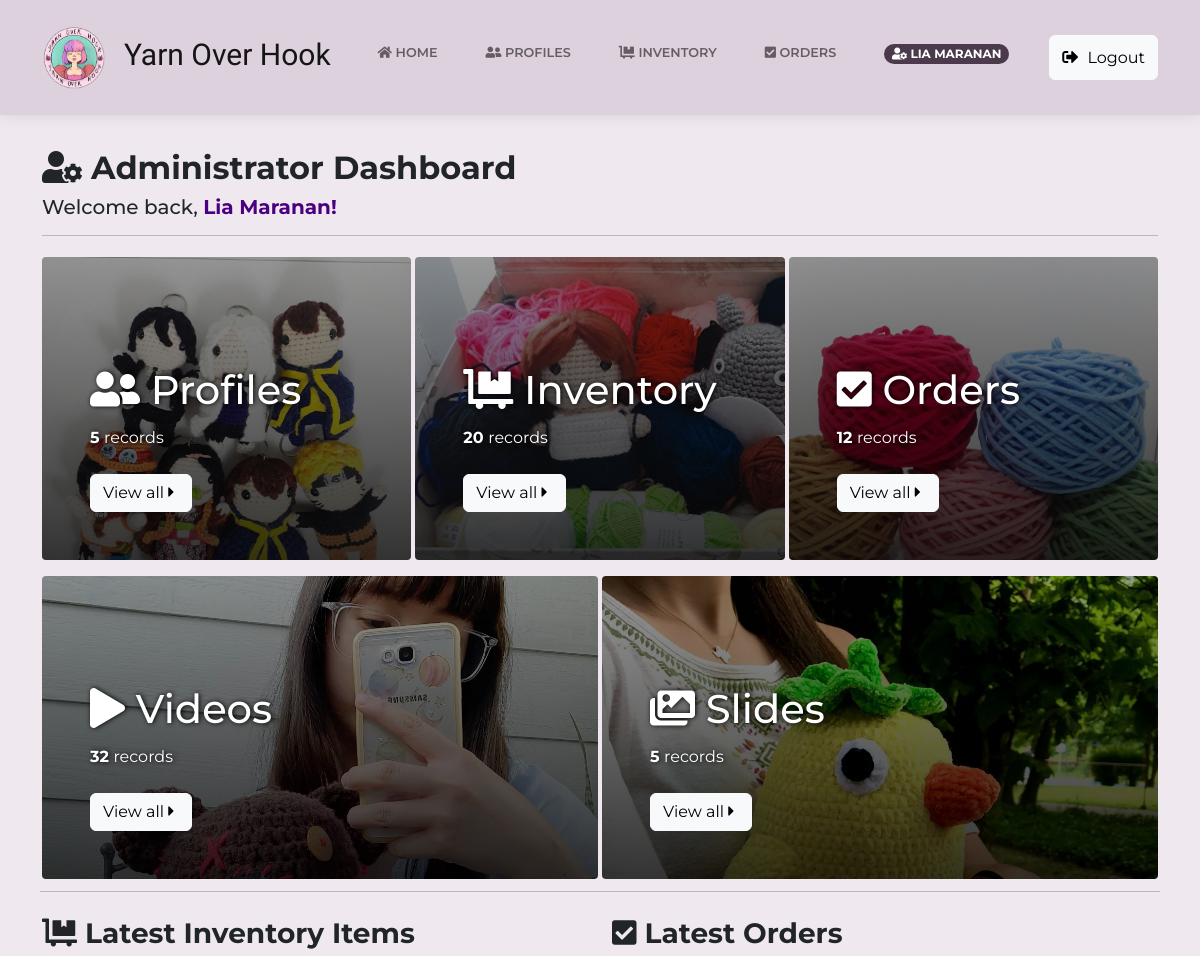
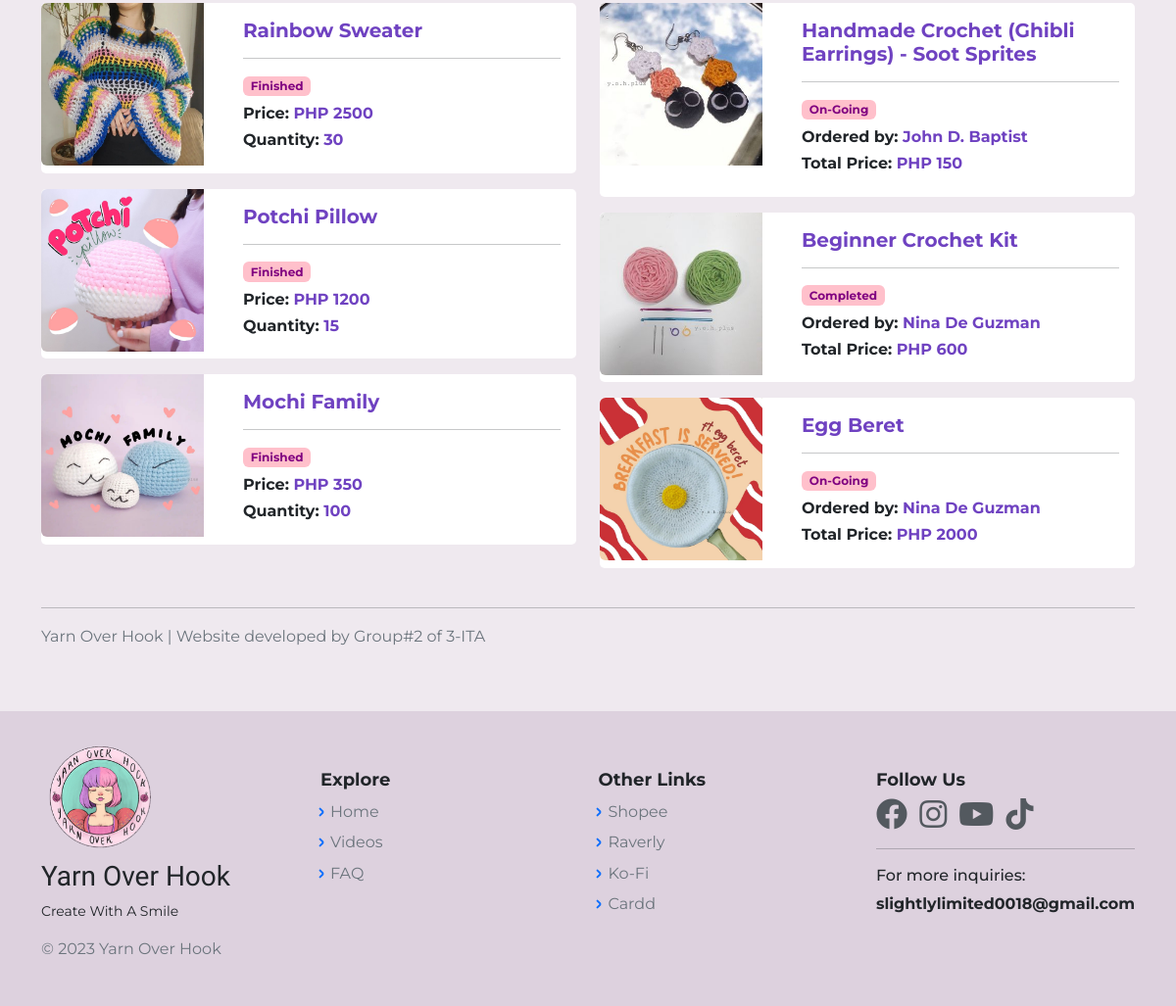
Screenshot of / (signed in) with the database file from the repository (2 pictures, top to bottom).
### tables this page shows
CREATE TABLE `inventory_db` (
  `id` bigint(20) NOT NULL,
  `ItemID` bigint(20) NOT NULL,
  `ItemName` varchar(100) NOT NULL,
  `ItemImg` varchar(255) NOT NULL,
  `ItemDesc` text NOT NULL,
  `ItemType` varchar(255) NOT NULL,
  `TypeID` int(11) NOT NULL,
  `ItemPrice` int(12) NOT NULL,
  `ItemQty` int(12) NOT NULL,
  `created_at` timestamp NOT NULL DEFAULT current_timestamp() ON UPDATE current_timestamp()
);

CREATE TABLE `orders_db` (
  `OrderID` bigint(20) NOT NULL,
  `ItemID` bigint(20) NOT NULL,
  `c_id` bigint(12) NOT NULL,
  `cust_status` int(11) NOT NULL DEFAULT 1,
  `OrderQty` int(11) NOT NULL,
  `OrderType` varchar(255) NOT NULL,
  `TypeID` int(11) NOT NULL,
  `OrderDate` timestamp NOT NULL DEFAULT current_timestamp() ON UPDATE current_timestamp(),
  `PaymentDue` date DEFAULT NULL,
  `OrderTotal` int(12) NOT NULL,
  `proof_img` varchar(255) NOT NULL,
  `p_mode` varchar(255) NOT NULL,
  `tracking_no` varchar(255) NOT NULL,
  `courier_id` varchar(255) NOT NULL,
  `pay_status` varchar(255) NOT NULL,
  `MaterialUsed` varchar(150) NOT NULL,
  `MaterialQty` int(20) NOT NULL
);

CREATE TABLE `cust_profile` (
  `id` bigint(20) NOT NULL,
  `c_id` bigint(12) NOT NULL,
  `c_name` varchar(60) NOT NULL,
  `c_label` varchar(255) NOT NULL,
  `region` varchar(60) NOT NULL,
  `city` varchar(60) NOT NULL,
  `street` varchar(60) NOT NULL,
  `barangay` varchar(60) NOT NULL,
  `phone_no` varchar(20) NOT NULL,
  `zip_code` int(12) NOT NULL,
  `unit_no` int(11) NOT NULL,
  `date` timestamp NOT NULL DEFAULT current_timestamp() ON UPDATE current_timestamp(),
  `address` varchar(150) NOT NULL,
  `login_id` bigint(12) NOT NULL,
  `unique_id` int(5) NOT NULL DEFAULT 1,
  `cust_status` int(1) NOT NULL DEFAULT 0
);

### index.php (called while the page is built)
<?php
	require 'HomePage.php';
?>

### views/admin_dashboard.php (the view, shortened to what this page needs)
<?php
    $profile_count = "SELECT COUNT(*) FROM cust_profile WHERE cust_status='1'";
    $result_prof = mysqli_query($con, $profile_count);
    $profiles = mysqli_fetch_array($result_prof)[0];
    $inventory_count = "SELECT COUNT(*) FROM inventory_db";
    $result_inv = mysqli_query($con, $inventory_count);
    $inventory = mysqli_fetch_array($result_inv)[0];
    $order_count = "SELECT COUNT(*) FROM orders_db";
    $result_order = mysqli_query($con, $order_count);
    $orders = mysqli_fetch_array($result_order)[0];
    $video_count = "SELECT COUNT(*) FROM videos";
    $result_vid = mysqli_query($con, $video_count);
    $videos = mysqli_fetch_array($result_vid)[0];
    $slide_count = "SELECT COUNT(*) FROM slides";
    $result_slide = mysqli_query($con, $slide_count);
    $slides = mysqli_fetch_array($result_slide)[0];
    $item_inv = "SELECT * FROM inventory_db ORDER BY ItemID DESC LIMIT 3";
	$result_inv2 = mysqli_query($con, $item_inv);
	$latest_inv = mysqli_fetch_all($result_inv2, MYSQLI_ASSOC);
    $item_order = "SELECT * FROM orders_db INNER JOIN inventory_db
    ON orders_db.ItemID = inventory_db.ItemID INNER JOIN cust_profile
    ON orders_db.c_id = cust_profile.c_id
    WHERE cust_profile.cust_status = '1' ORDER BY OrderID DESC LIMIT 3";
	$result_order2 = mysqli_query($con, $item_order);
	$latest_order = mysqli_fetch_all($result_order2, MYSQLI_ASSOC);
?>
<div class="container my-5">
    <div class="admin-welcome mt-3">
        <h2><strong> <i class="fas fa-user-cog"></i> Administrator Dashboard </strong></h2>
        <h5> Welcome back, <span style="color:indigo; font-weight:bold;"><?php echo $_SESSION['cust_name']; ?>!</h5><hr>
    </div>
    <div class="row justify-content-center g-1">
        <div class="col-md-4 my-2">
            <div class="h-100 p-5 text-white bg-dark rounded-1 yoh-card-ins" style="background-image: linear-gradient(to bottom, rgba(0,0,0,0.4) 0%,rgba(0,0,0,0.8) 100%), url('assets/img/dashboard/profiles.jpg');">
                <h1 class="pt-5 my-3 lh-1" style="text-shadow: #000 1px 0 5px;"><i class="fas fa-user-friends"></i> Profiles </h1>
                <p style="text-shadow: #000 1px 0 5px;"><strong> <?php echo $profiles ?> </strong> records</p>
                <a class="btn btn-light mt-2" href="CustomerProfileListAdmin.php" role="button">View all <i class="fas fa-caret-right"></i></a>
            </div>
        </div>
        <div class="col-md-4 my-2">
            <div class="h-100 p-5 text-white bg-dark rounded-1 yoh-card-ins" style="background-image: linear-gradient(to bottom, rgba(0,0,0,0.4) 0%,rgba(0,0,0,0.8) 100%), url('assets/img/dashboard/inventory.jpg');">
                <h1 class="pt-5 my-3 lh-1" style="text-shadow: #000 1px 0 5px;"><i class="fas fa-dolly-flatbed"></i> Inventory </h1>
                <p style="text-shadow: #000 1px 0 5px;"><strong> <?php echo $inventory ?> </strong>records</p>
                <a class="btn btn-light mt-2" href="Inventory.php" role="button">View all <i class="fas fa-caret-right"></i></a>
            </div>
        </div>
        <div class="col-md-4 my-2">
            <div class="h-100 p-5 text-white bg-dark rounded-1 yoh-card-ins" style="background-image: linear-gradient(to bottom, rgba(0,0,0,0.4) 0%,rgba(0,0,0,0.8) 100%), url('assets/img/dashboard/orders.jpg');">
                <h1 class="pt-5 my-3 lh-1" style="text-shadow: #000 1px 0 5px;"><i class="fas fa-check-square"></i> Orders </h1>
                <p style="text-shadow: #000 1px 0 5px;"><strong> <?php echo $orders ?> </strong> records</p>
                <a class="btn btn-light mt-2" href="OrdersAdminView.php" role="button">View all <i class="fas fa-caret-right"></i></a>
            </div>
        </div>
        <div class="col-md-6 my-2">
            <div class="h-100 p-5 text-white bg-dark rounded-1 yoh-card-ins" style="background-image: linear-gradient(to bottom, rgba(0,0,0,0.4) 0%,rgba(0,0,0,0.8) 100%), url('assets/img/dashboard/videos.jpg');">
                <h1 class="pt-5 my-3 lh-1" style="text-shadow: #000 1px 0 5px;"><i class="fas fa-play"></i> Videos </h1>
                <p style="text-shadow: #000 1px 0 5px;"><strong> <?php echo $videos ?> </strong> records</p>
                <a class="btn btn-light mt-2" href="VideosAdmin.php" role="button">View all <i class="fas fa-caret-right"></i></a>
            </div>
        </div>
        <div class="col-md-6 my-2">
            <div class="h-100 p-5 text-white bg-dark rounded-1 yoh-card-ins" style="background-image: linear-gradient(to bottom, rgba(0,0,0,0.4) 0%,rgba(0,0,0,0.8) 100%), url('assets/img/dashboard/slides.jpg');">
                <h1 class="pt-5 my-3 lh-1" style="text-shadow: #000 1px 0 5px;"><i class="fas fa-images"></i> Slides </h1>
                <p style="text-shadow: #000 1px 0 5px;"><strong> <?php echo $slides ?> </strong> records</p>
                <a class="btn btn-light mt-2" href="SlidesAdmin.php" role="button">View all <i class="fas fa-caret-right"></i></a>
            </div>
        </div><hr>
    </div>
    <div class="row justify-content-center">
        <div class="col-md-6 my-2">
            <h3><strong> <i class="fas fa-dolly-flatbed"></i> Latest Inventory Items </strong></h3>
            <?php foreach($latest_inv as $inv): ?>
            <div class="card">
                <div class="row">
                    <div class="col-md-4 col-4">
                        <a style="color:rgb(111,66,193);" href="InventoryItem.php?id=<?php echo $inv['ItemID']; ?>">
                            <div class="card-seg-thumbnail">
                                <img src="<?php echo $inv['ItemImg']; ?>" class="img-fluid rounded-start" title="<?php echo $inv['ItemName']; ?>" alt="<?php echo $inv['ItemName']; ?>">
                            </div>
                        </a>
                    </div>
                    <div class="col-md-8 col-8">
                        <div class="card-body">
                            <a style="color:rgb(111,66,193);font-weight:bold;text-decoration:none;" href="InventoryItem.php?id=<?php echo $inv['ItemID']; ?>"><h5 style="font-weight:bold;"><?php echo $inv['ItemName']; ?></h5></a><hr>
                            <h6 style="font-weight:bold;"><span class="badge" style="background-color:pink; border-color: pink; color:purple;"><?php echo $inv['ItemType']; ?></span></h6>
                            <h6 style="font-weight:bold;">Price:  <span style="color:rgb(111,66,193);"> PHP <?php echo $inv['ItemPrice']; ?></h6>
                            <h6 style="font-weight:bold;">Quantity: <span style="color:rgb(111,66,193);"><?php echo $inv['ItemQty']; ?></h6>
                        </div>
                    </div>
                </div>
            </div>
            <?php endforeach; ?>
        </div>
        <div class="col-md-6 my-2">
            <h3><strong> <i class="fas fa-check-square"></i> Latest Orders </strong></h3>
            <?php foreach($latest_order as $order): ?>
            <div class="card">
                <div class="row">
                    <div class="col-md-4 col-4">
                        <a style="color:rgb(111,66,193);font-weight:bold;text-decoration:none;" href="OrderPageAdmin.php?id=<?php echo $order['OrderID']; ?>">
                            <div class="card-seg-thumbnail">
                                <img src="<?php echo $order['ItemImg']; ?>" class="img-fluid rounded-start" title="<?php echo $order['ItemName']; ?>" alt="<?php echo $order['ItemName']; ?>">
                            </div>
                        </a>
                    </div>
                    <div class="col-md-8 col-8">
                        <div class="card-body">
                            <a style="color:rgb(111,66,193);font-weight:bold;text-decoration:none;" href="OrderPageAdmin.php?id=<?php echo $order['OrderID']; ?>"><h5 style="font-weight:bold;"><?php echo $order['ItemName']; ?></h5></a><hr>
                            <h6 style="font-weight:bold;"><span class="badge" style="background-color:pink; border-color: pink; color:purple;"><?php echo $order['OrderType']; ?></span></h6>
                            <h6 style="font-weight:bold;">Ordered by: <span style="color:rgb(111,66,193);"><?php echo $order['c_name']; ?></h6>
                            <h6 style="font-weight:bold;">Total Price:  <span style="color:rgb(111,66,193);"> PHP <?php echo $order['OrderTotal']; ?></h6>
                        </div>
                    </div>
                </div>
            </div>
            <?php endforeach; ?>
        </div>
    </div><hr>
    <p class="text-muted"> Yarn Over Hook | Website developed by Group#2 of 3-ITA </p>
</div>

### assets/css/main.css (style rules this page uses)
body { background-color: #efe9ef !important; padding-top: 85px; }
.card { margin-bottom: 20px; }
.yoh-card-ins { background-size: cover; background-repeat: no-repeat; }
.container { animation: transitionInContainer 0.50s; }

### assets/css/Profile-Edit-Form-styles.css (style rules this page uses)
hr { height: 2px; }

### assets/css/Profile-Edit-Form.css (style rules this page uses)
hr { height: 2px; }

### assets/css/ProfileEdit1.css (style rules this page uses)
hr { height: 2px; }

### assets/css/ProfileEdit2.css (style rules this page uses)
hr { height: 2px; }

### assets/css/ProfileDesignAdmin.css (style rules this page uses)
.card { background: #ffffff; -moz-border-radius: 5px; border-radius: 5px; border: 0; margin-bottom: 1rem; }

### rows the page displays
inventory_db: ItemImg (picture), ItemName "Rainbow Sweater", ItemType "Finished", ItemPrice "2500", ItemQty "30"
inventory_db: ItemImg (picture), ItemName "Potchi Pillow", ItemType "Finished", ItemPrice "1200", ItemQty "15"
inventory_db: ItemImg (picture), ItemName "Mochi Family", ItemType "Finished", ItemPrice "350", ItemQty "100"
orders_db: inventory_db.ItemImg (picture), inventory_db.ItemName "Handmade Crochet (Ghibli Earrings) - Soot Sprites", OrderType "On-Going", cust_profile.c_name "John D. Baptist", OrderTotal "150"
orders_db: inventory_db.ItemImg (picture), inventory_db.ItemName "Beginner Crochet Kit", OrderType "Completed", cust_profile.c_name "Nina De Guzman", OrderTotal "600"
orders_db: inventory_db.ItemImg (picture), inventory_db.ItemName "Egg Beret", OrderType "On-Going", cust_profile.c_name "Nina De Guzman", OrderTotal "2000"

### other values shown
$_SESSION['cust_name'] "LIA MARANAN"
$_SESSION['cust_name'] "Lia Maranan"
$profiles "5"
$inventory "20"
$orders "12"
$videos "32"
$slides "5"
